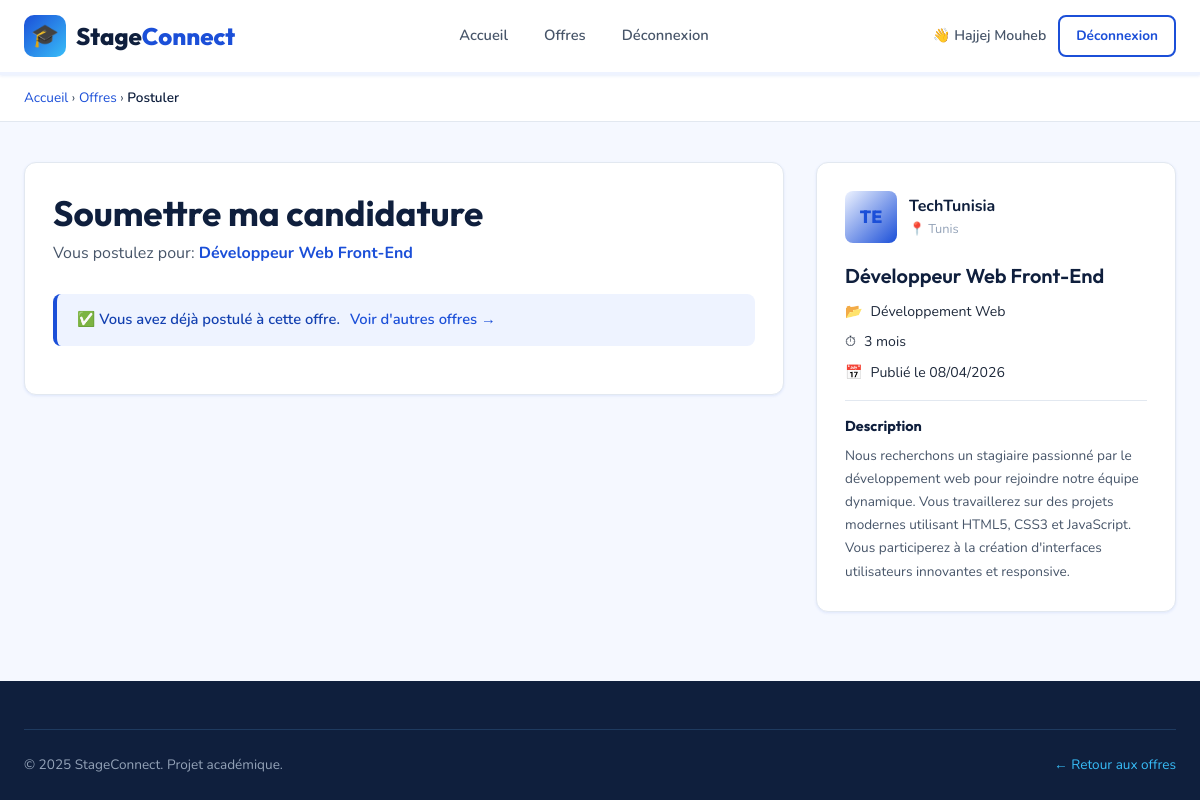
The page /postuler.php?id=1 (signed in) on the database its author committed.
### tables this page shows
CREATE TABLE IF NOT EXISTS offers (
    id          INT AUTO_INCREMENT PRIMARY KEY,
    title       VARCHAR(200) NOT NULL,
    description TEXT NOT NULL,
    company     VARCHAR(150) NOT NULL,
    location    VARCHAR(100) DEFAULT 'Tunisie',
    domain      VARCHAR(100) DEFAULT 'Informatique',
    duration    VARCHAR(50)  DEFAULT '2 mois',
    created_at  TIMESTAMP DEFAULT CURRENT_TIMESTAMP
);

### functions.php (called while the page is built, shortened)
<?php
function e(string $str): string {
    return htmlspecialchars($str, ENT_QUOTES, 'UTF-8');
}

### postuler.php (the view, shortened to what this page needs)
<?php
require_once __DIR__ . '/php/functions.php';
require_once __DIR__ . '/config/db.php';
$offerId = (int)($_GET['id'] ?? 0);
$stmt  = $pdo->prepare('SELECT * FROM offers WHERE id = ?');
$stmt->execute([$offerId]);
$offer = $stmt->fetch();
$alreadyStmt = $pdo->prepare(
    'SELECT id FROM applications WHERE user_id = ? AND offer_id = ?'
);
$alreadyStmt->execute([$_SESSION['user_id'], $offerId]);
$alreadyApplied = $alreadyStmt->fetch();
?>
<!DOCTYPE html>
<html lang="fr">
<head>
    <link rel="stylesheet" href="css/style.css">
</head>
<body>
<header class="site-header">
    <nav class="navbar container">
        <a href="index.html" class="navbar-brand">
            <div class="brand-icon">🎓</div>
            <span class="brand-text">Stage<span>Connect</span></span>
        </a>
        <ul class="navbar-nav">
            <li><a href="index.html" class="nav-link">Accueil</a></li>
            <li><a href="offres.php" class="nav-link">Offres</a></li>
            <li><a href="logout.php" class="nav-link">Déconnexion</a></li>
        </ul>
        <div class="navbar-actions">
            <span style="font-size:.88rem; color:var(--gray-600); font-weight:600;">
                👋 <?= e($_SESSION['user_name']) ?>
            </span>
            <a href="logout.php" class="btn btn-outline btn-sm">Déconnexion</a>
        </div>
    </nav>
</header>
<div style="background:var(--white); border-bottom:1px solid var(--gray-200); padding:12px 0;">
    <div class="container" style="font-size:.85rem; color:var(--gray-600);">
        <a href="index.html">Accueil</a> &rsaquo;
        <a href="offres.php">Offres</a> &rsaquo;
        <span style="color:var(--navy); font-weight:600;">Postuler</span>
    </div>
</div>
<main class="container">
    <div class="apply-layout">
        <div>
            <div class="card">
                <h2 style="margin-bottom:4px;">Soumettre ma candidature</h2>
                <p style="margin-bottom:28px; color:var(--gray-600);">
                    Vous postulez pour: <strong style="color:var(--primary);">
                        <?= e($offer['title']) ?>
                    </strong>
                </p>
                <?php if ($alreadyApplied): ?>
                    <div class="alert alert-info">
                        ✅ Vous avez déjà postulé à cette offre.
                        <a href="offres.php">Voir d'autres offres →</a>
                    </div>
                <?php endif; ?>
            </div>
        </div>
        <div>
            <div class="card" style="position:sticky; top:90px;">
                <div style="display:flex; align-items:center; gap:12px; margin-bottom:20px;">
                    <div class="company-avatar" style="width:52px;height:52px;font-size:1.1rem;">
                        <?= e(strtoupper(substr($offer['company'], 0, 2))) ?>
                    </div>
                    <div>
                        <div style="font-weight:700; color:var(--navy);">
                            <?= e($offer['company']) ?>
                        </div>
                        <div style="font-size:.8rem; color:var(--gray-400);">
                            📍 <?= e($offer['location']) ?>
                        </div>
                    </div>
                </div>
                <h3 style="margin-bottom:12px;"><?= e($offer['title']) ?></h3>
                <div style="display:flex; flex-direction:column; gap:8px; margin-bottom:16px;">
                    <div style="display:flex; align-items:center; gap:8px; font-size:.88rem;">
                        <span>📂</span>
                        <span><?= e($offer['domain']) ?></span>
                    </div>
                    <div style="display:flex; align-items:center; gap:8px; font-size:.88rem;">
                        <span>⏱</span>
                        <span><?= e($offer['duration']) ?></span>
                    </div>
                    <div style="display:flex; align-items:center; gap:8px; font-size:.88rem;">
                        <span>📅</span>
                        <span>Publié le <?= date('d/m/Y', strtotime($offer['created_at'])) ?></span>
                    </div>
                </div>
                <hr style="border:none; border-top:1px solid var(--gray-200); margin:16px 0;">
                <h4 style="margin-bottom:8px; font-size:.9rem;">Description</h4>
                <p style="font-size:.85rem; line-height:1.7; color:var(--gray-600);">
                    <?= nl2br(e($offer['description'])) ?>
                </p>
            </div>
        </div>
    </div>
</main>
<footer class="site-footer">
    <div class="container">
        <div class="footer-bottom">
            <span>© 2025 StageConnect. Projet académique.</span>
            <a href="offres.php" style="color:var(--accent);">← Retour aux offres</a>
        </div>
    </div>
</footer>
</body>
</html>

### style.css (style rules this page uses)
:root { --primary: #1B4FD8; --primary-dark: #1340B0; --primary-light: #EEF3FF; --accent: #38BDF8; --navy: #0F1F3D; --white: #FFFFFF; --bg: #F5F8FF; --gray-100: #F1F5F9; --gray-200: #E2E8F0; --gray-400: #94A3B8; --gray-600: #475569; --gray-800: #1E293B; --success: #10B981; --warning: #F59E0B; --danger: #EF4444; --shadow-sm: 0 1px 3px rgba(27,79,216,.10); --shadow: 0 4px 20px rgba(27,79,216,.12); --shadow-lg: 0 10px 40px rgba(27,79,216,.18); --radius: 12px; --radius-sm: 8px; --radius-lg: 20px; --transition: all .25s ease; --font-head: 'Outfit', sans-serif; --font-body: 'Nunito', sans-serif; }
*, *::before, *::after { margin: 0; padding: 0; box-sizing: border-box; }
html { scroll-behavior: smooth; font-size: 16px; }
body { font-family: var(--font-body); background-color: var(--bg); color: var(--gray-800); line-height: 1.6; min-height: 100vh; display: flex; flex-direction: column; }
a { text-decoration: none; color: var(--primary); transition: var(--transition); }
ul { list-style: none; }
h1, h2, h3, h4, h5 { font-family: var(--font-head); color: var(--navy); line-height: 1.3; }
h2 { font-size: clamp(1.5rem, 3.5vw, 2.2rem); font-weight: 700; }
h3 { font-size: 1.25rem; font-weight: 600; }
p { color: var(--gray-600); }
.container { width: 100%; max-width: 1200px; margin: 0 auto; padding: 0 24px; }
.btn { display: inline-flex; align-items: center; gap: 8px; padding: 12px 28px; border-radius: var(--radius-sm); font-family: var(--font-body); font-size: .95rem; font-weight: 700; cursor: pointer; border: none; transition: var(--transition); text-decoration: none; white-space: nowrap; }
.btn-outline { background: transparent; color: var(--primary); border: 2px solid var(--primary); }
.btn-sm { padding: 8px 16px; font-size: .85rem; }
.site-header { background: var(--white); box-shadow: var(--shadow-sm); position: sticky; top: 0; z-index: 1000; padding: 0; border-bottom: 3px solid var(--primary-light); }
.navbar { display: flex; align-items: center; justify-content: space-between; height: 72px; padding: 0 24px; max-width: 1200px; margin: 0 auto; }
.navbar-brand { display: flex; align-items: center; gap: 10px; text-decoration: none; }
.brand-icon { width: 42px; height: 42px; background: linear-gradient(135deg, var(--primary), var(--accent)); border-radius: 10px; display: flex; align-items: center; justify-content: center; font-size: 1.4rem; color: white; flex-shrink: 0; }
.brand-text { font-family: var(--font-head); font-size: 1.5rem; font-weight: 800; color: var(--navy); }
.brand-text span { color: var(--primary); }
.navbar-nav { display: flex; align-items: center; gap: 4px; }
.navbar-nav .nav-link { padding: 8px 16px; border-radius: var(--radius-sm); color: var(--gray-600); font-weight: 600; font-size: .92rem; transition: var(--transition); }
.navbar-actions { display: flex; align-items: center; gap: 12px; }
.site-footer { background: var(--navy); color: #94A3B8; padding: 48px 0 24px; margin-top: auto; }
.footer-bottom { border-top: 1px solid #1E3A5F; padding-top: 24px; display: flex; align-items: center; justify-content: space-between; font-size: .85rem; }
.alert { padding: 14px 20px; border-radius: var(--radius-sm); font-weight: 600; font-size: .92rem; margin-bottom: 20px; display: flex; align-items: center; gap: 10px; animation: slideDown .3s ease; }
.alert-info { background: var(--primary-light); color: var(--primary-dark); border-left: 4px solid var(--primary); }
.card { background: var(--white); border-radius: var(--radius); padding: 28px; box-shadow: var(--shadow-sm); border: 1px solid var(--gray-200); transition: var(--transition); }
.company-avatar { width: 48px; height: 48px; border-radius: var(--radius-sm); background: linear-gradient(135deg, var(--primary-light), var(--primary)); display: flex; align-items: center; justify-content: center; font-family: var(--font-head); font-weight: 800; color: var(--primary); font-size: 1.1rem; flex-shrink: 0; }
.apply-layout { display: grid; grid-template-columns: 1fr 360px; gap: 32px; padding: 40px 0; }

### rows shown on the page
offers: title "Développeur Web Front-End", company "TE", company "TechTunisia", location "Tunis", domain "Développement Web", duration "3 mois", created_at "08/04/2026", description "Nous recherchons un stagiaire passionné par le développement web pour rejoindre notre équipe dynamique. Vous travaillerez sur des projets modernes utilisant HTML5, CSS3 et JavaScript. Vous participerez à la création d'interfaces utilisateurs innovantes et responsive."

### other values the page prints
$_SESSION['user_name'] "Hajjej Mouheb"
